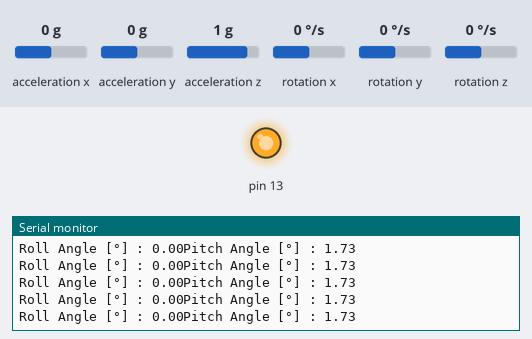
The sketch below on a simulated Arduino Nano, built with avr-gcc and run on an emulated ATmega328P. Shown: output pins drawn as LEDs (lit = HIGH), the last lines printed to the serial monitor. Wiring (inferred from the names in the program): MPU-6050 motion sensor at I2C address 0x68. The test bench sets the inputs (shaded band); at power-on: acceleration x 0 g, acceleration y 0 g, rotation x 0 °/s, rotation y 0 °/s, acceleration z 1 g, rotation z 0 °/s.

Above: at 10.4 s.
10.5 s: acceleration x set to -1.4 g
At 11.5 s:
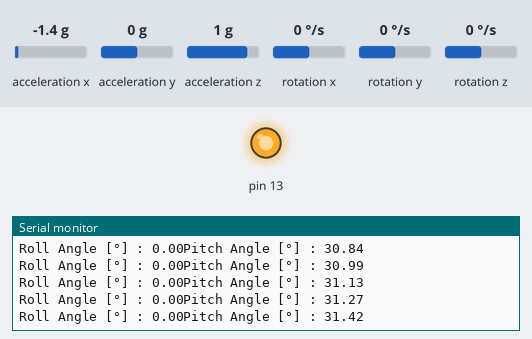
13.5 s: acceleration y set to -1.4 g
At 14.6 s:
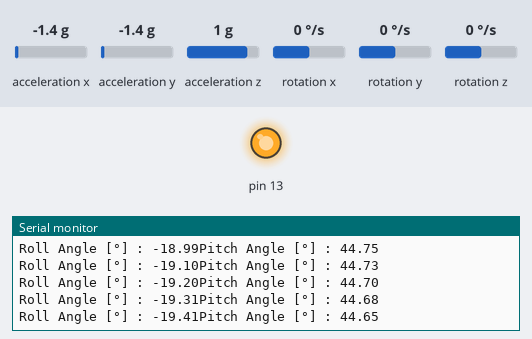
16.5 s: rotation x set to -192 °/s
At 17.2 s:
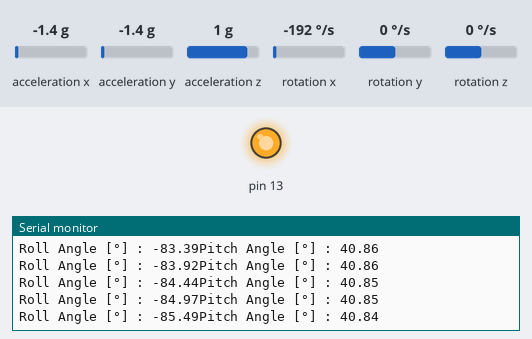
19.5 s: rotation y set to -192 °/s
At 20.6 s:
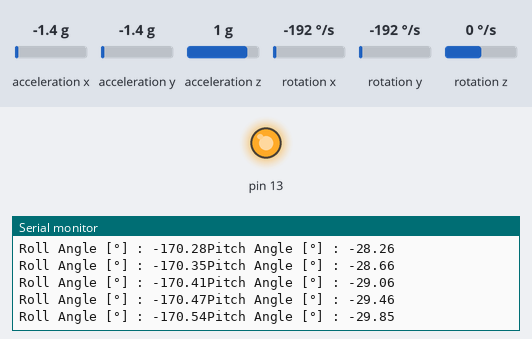
Timing chart, 0 to 22.5 s (numbered marks = the images above; inputs shaded):
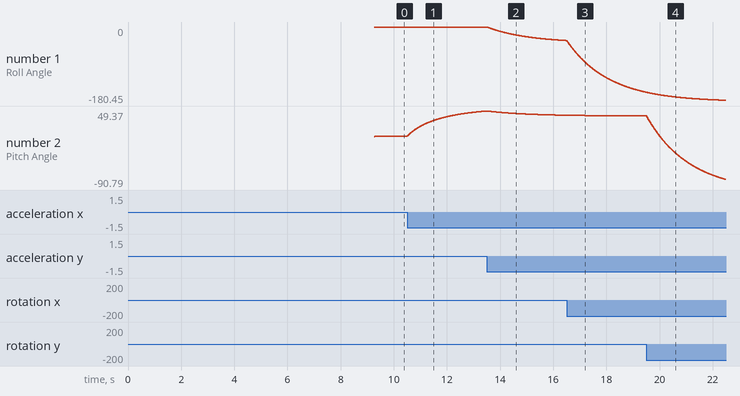

Measured:
- after the input at 10.5 s, the serial monitor: prints a new line at once (image 1)
- plotted number 2: 1.73 → 49.33 after the input at 10.5 s

The sketch:

sketch_jul11a.ino
```cpp
//The library used for I2C communication
#include <Wire.h>

//Define the Gyroscope and Accelerometer variables
//Declare Roll,Pitch and Yaw variables
float rateRoll, ratePitch, rateYaw;

//Declare Calibration of Roll,Pitch and Yaw variables
float rateCalibrationRoll, rateCalibrationPitch, rateCalibrationYaw;
int rateCalibrationNumber;

//Define the accelerometer variables
float accX, accY, accZ;
float angleRoll, anglePitch;

//Define the parameter containing the length of each control loop
uint32_t loopTimer;

//Define the predicted angles and the uncertainties
//0 is the prediction of the initial angle and 2 * 2 is the uncertainty of the initial angle
float kalmanAngleRoll = 0;
float kalmanUncertaintyAngleRoll = 2 * 2;

float kalmanAnglePitch = 0;
float kalmanUncertaintyAnglePitch = 2 * 2;

//Initialize the output of the filter(Angle prediction, Uncertainty of the prediction)
float kalman1DOutput [] = {0,0};

//Function that calculates predicted angle and uncertainty using the Kalman equations

// 1 - Predict the current state of the system
// 2 - Calculate the uncertainty of the prediction
// 3 - Calculate the Kalman gain from the uncertainties on the predictions and measurements
// 4 - Update the predicted state of the system with the measurement of the state through the Kalman gain
// 5 - Update the uncertainty of the predicted state
void kalman1D(float kalmanState, float kalmanUncertainty, float kalmanInput, float kalmanMeasurement)
{
  kalmanState = kalmanState + 0.004 * kalmanInput;
  kalmanUncertainty = kalmanUncertainty + 0.004 * 0.004 * 4 * 4;

  float kalmanGain = kalmanUncertainty * 1 / (1 * kalmanUncertainty + 3 * 3);

  kalmanState = kalmanState + kalmanGain * (kalmanMeasurement - kalmanState);

  kalmanUncertainty = (1-kalmanGain) * kalmanUncertainty;

  //Kalman Filter Output
  kalman1DOutput[0] = kalmanState;
  kalman1DOutput[1] = kalmanUncertainty;

  // kalmanInput contains the rotation rate measurement
  // kalmanMeasurement contains the accelerometer angle measurement
  // kalmanState contains the angle calculated with the Kalman filter
}

//Start I2C communication with the gyro
//Because it was first made for Gyroscope Calibration System and then to Accelerometer configuration some hexidecimal register map values are changed
void gyroSignals(void)
{

  //MPU6050 Unique Address
  Wire.beginTransmission(0x68);

  //Low pass filter register map
  Wire.write(0x1A);

  //Cut off frequency of 10 hertz of a low pass filter
  Wire.write(0x05);
  Wire.endTransmission();

  //Configure the Accelerometer output
  //Set the sensitivity scale factor of the sensor
  Wire.beginTransmission(0x68);

  //The adress of the scale factor (Changed to B to C)
  Wire.write(0x1C);

  //Hexidecimal value for accelerometer config (Changed to 8 to 10)
  Wire.write(0x10);
  Wire.endTransmission();

  //Pull the accelerometer measurements from the sensor
  //Access register storing accelerometer measurements
  Wire.beginTransmission(0x68);

  //Register hex number for accelerometer measurements (Changed to 43 to 3B)
  Wire.write(0x3B);
  Wire.endTransmission();

  //This request 6 bytes from MPU6050 (0x68) was already unique address
  Wire.requestFrom(0x68,6);

  //Read the accelerometer measurements around the X axis
  int16_t accXLSB = Wire.read()<<8 | Wire.read();

  //Read the accelerometer measurements around the Y axis
  int16_t accYLSB = Wire.read()<<8 | Wire.read();

  //Read the accelerometer measurements around the Z axis
  int16_t accZLSB = Wire.read()<<8 | Wire.read();

  //Gyro Measurement Part
  //MPU6050 Unique Address
  //Set the sensitivity scale factor of the sensor
  Wire.beginTransmission(0x68);

  //The adress of the scale factor
  Wire.write(0x1B);

  //Hexidecimal value for gyro config
  Wire.write(0x8);
  Wire.endTransmission();

  //Access register storing gyro measurements
  Wire.beginTransmission(0x68);

  //Register hex number for gyroscope measurements
  Wire.write(0x43);
  Wire.endTransmission();

  //This request 6 bytes from MPU6050 (0x68) was already unique address
  Wire.requestFrom(0x68,6);

  //Read the gyro measurements around the X axis
  int16_t gyroX = Wire.read()<<8 | Wire.read();

  //Read the gyro measurements around the Y axis
  int16_t gyroY = Wire.read()<<8 | Wire.read();

  //Read the gyro measurements around the Z axis
  int16_t gyroZ = Wire.read()<<8 | Wire.read();

  //Convert the measurements unitys to in degrees per seconds ( °/s )
  //65.5 value is LSB sensitivity scale factor of MPU 6050
  rateRoll = (float)gyroX/65.5;
  ratePitch = (float)gyroY/65.5;
  rateYaw = (float)gyroZ/65.5;

  //Convert the measurements to physical values, for this LSB 4096 LSB per g is used
  //Last calibrations added
  accX = (float)accXLSB/4096 - 0.03;
  accY = (float)accYLSB/4096;
  accZ = (float)accZLSB/4096 - 0.02;

  //Calculate the absolute angles , because arduino gives the atan result in radians , it need to be converted to degrees so multiplied by (3.142 / 180) will convert it to degree.
  angleRoll = atan(accY / sqrt(accX*accX + accZ*accZ)) * 1 / (3.142 / 180);
  anglePitch = -atan(accX/sqrt(accY*accY + accZ*accZ)) * 1 / (3.142 / 180);
}

void setup() {

  //Communication with the gyroscope and calibration
  //57600: Good balance of speed and stability for Arduino Nano for faster data transmission
  Serial.begin(57600);

  pinMode(13,OUTPUT);
  digitalWrite(13,HIGH);

  //Set the clock speed of I2C
  //MPU6050 supports I2C communications at up to 400kHz
  Wire.setClock(400000);
  Wire.begin();
  delay(250);

  //Start the gyro in power mode
  Wire.beginTransmission(0x68);
  //Power management register(hex) is 6B
  Wire.write(0x6B);
  //All bits in register have to be set to 0 in order for the device start and continue in power mode
  Wire.write(0x00);

  Wire.endTransmission();

  //Perform the calibration measurements
  for(rateCalibrationNumber = 0 ; rateCalibrationNumber < 2000 ; rateCalibrationNumber++)
  {
    gyroSignals();
    rateCalibrationRoll += rateRoll;
    rateCalibrationPitch += ratePitch;
    rateCalibrationYaw += rateYaw;
    delay(1);
  }

  //Calculate the calibration values
  rateCalibrationRoll /= 2000;
  rateCalibrationPitch /= 2000;
  rateCalibrationYaw /= 2000;
  loopTimer = micros();

}

void loop() {

  //Call the predefined function to read the gyro measurements
  gyroSignals();

  //Correct the measured values, Calculate the rotation rates
  rateRoll -= rateCalibrationRoll;
  ratePitch -= rateCalibrationPitch;
  rateYaw -= rateCalibrationYaw;

  //Start the iteration for the Kalman filter with the roll and pitch angles
  kalman1D(kalmanAngleRoll, kalmanUncertaintyAngleRoll, rateRoll, angleRoll);

  kalmanAngleRoll = kalman1DOutput[0];

  kalmanUncertaintyAngleRoll = kalman1DOutput[1];

  kalman1D(kalmanAnglePitch, kalmanUncertaintyAnglePitch, ratePitch, anglePitch);

  kalmanAnglePitch = kalman1DOutput[0];

  kalmanUncertaintyAnglePitch = kalman1DOutput[1];

  //Print the predicted angle values
  Serial.print("Roll Angle [°] : ");
  Serial.print(kalmanAngleRoll);

  Serial.print("Pitch Angle [°] : ");
  Serial.println(kalmanAnglePitch);

  //For Serial Plotter test screen
  /*
  Serial.print(kalmanAngleRoll);
  Serial.print(",");
  Serial.println(kalmanAnglePitch);
  */

  while(micros() - loopTimer < 4000)
  {
    loopTimer = micros();
  }

}
```
